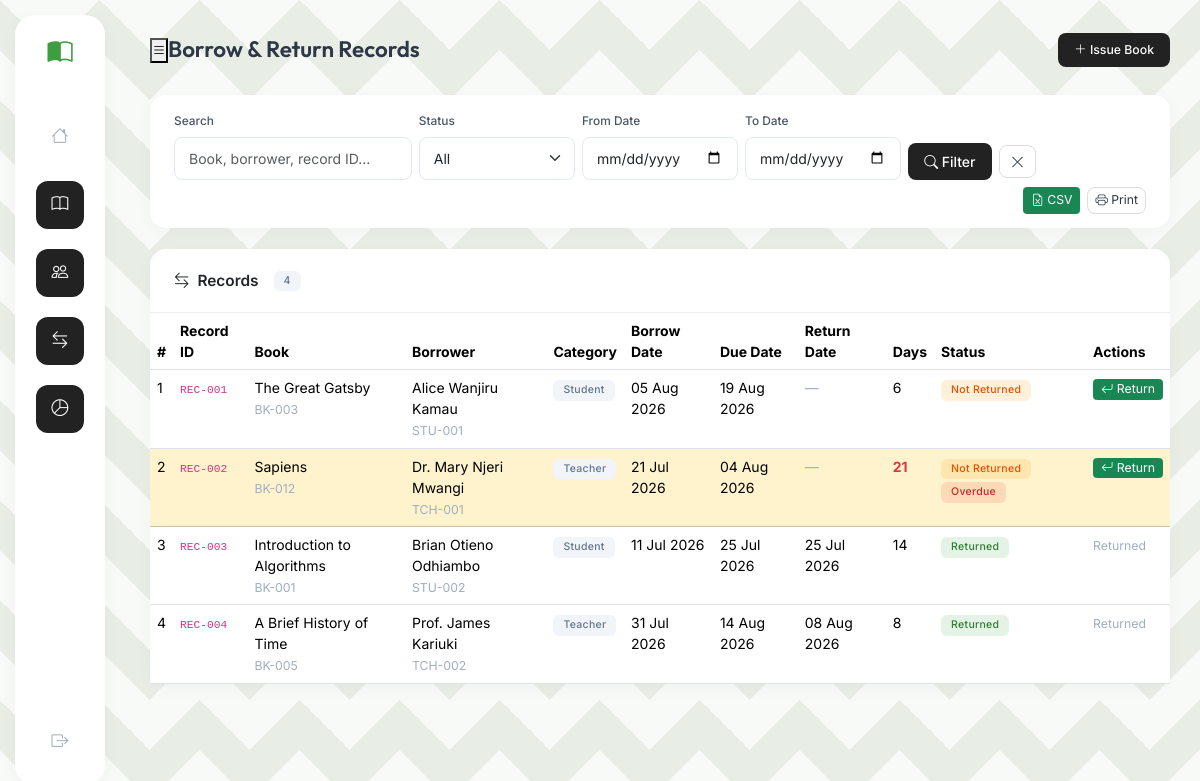
Page /modules/borrow/index.php (signed in) on the committed database.
### tables this page shows
CREATE TABLE IF NOT EXISTS borrow_records (
    id          INT UNSIGNED AUTO_INCREMENT PRIMARY KEY,
    record_id   VARCHAR(50) NOT NULL UNIQUE,
    book_id     INT UNSIGNED NOT NULL,
    borrower_id INT UNSIGNED NOT NULL,
    borrow_date DATE NOT NULL,
    due_date    DATE NOT NULL,
    return_date DATE DEFAULT NULL,
    status      ENUM('Returned','Not Returned') DEFAULT 'Not Returned',
    notes       TEXT DEFAULT NULL,
    created_at  TIMESTAMP DEFAULT CURRENT_TIMESTAMP,
    FOREIGN KEY (book_id)     REFERENCES books(id)     ON UPDATE CASCADE ON DELETE RESTRICT,
    FOREIGN KEY (borrower_id) REFERENCES borrowers(id) ON UPDATE CASCADE ON DELETE RESTRICT,
    INDEX idx_status(status), INDEX idx_borrow_date(borrow_date)
);

CREATE TABLE IF NOT EXISTS books (
    id               INT UNSIGNED AUTO_INCREMENT PRIMARY KEY,
    book_id          VARCHAR(50)  NOT NULL UNIQUE,
    title            VARCHAR(255) NOT NULL,
    author           VARCHAR(150) NOT NULL,
    category         VARCHAR(100) NOT NULL,
    shelf_location   VARCHAR(60)  DEFAULT NULL,
    status           ENUM('Available','Borrowed','Missing') DEFAULT 'Available',
    condition_status ENUM('Good','Damaged') DEFAULT 'Good',
    total_copies     INT DEFAULT 1,
    available_copies INT DEFAULT 1,
    created_at       TIMESTAMP DEFAULT CURRENT_TIMESTAMP,
    INDEX idx_status(status), INDEX idx_category(category),
    FULLTEXT idx_search(title, author)
);

CREATE TABLE IF NOT EXISTS borrowers (
    id          INT UNSIGNED AUTO_INCREMENT PRIMARY KEY,
    borrower_id VARCHAR(50)  NOT NULL UNIQUE,
    full_name   VARCHAR(150) NOT NULL,
    category    ENUM('Student','Teacher','Staff') NOT NULL,
    department  VARCHAR(100) DEFAULT NULL,
    phone       VARCHAR(30)  DEFAULT NULL,
    email       VARCHAR(150) DEFAULT NULL,
    status      ENUM('Active','Inactive') DEFAULT 'Active',
    created_at  TIMESTAMP DEFAULT CURRENT_TIMESTAMP,
    INDEX idx_category(category), INDEX idx_status(status)
);

### modules/borrow/index.php (the view, shortened to what this page needs)
<?php
$pdo = getDB();
$search     = trim($_GET['q']      ?? '');
$status     = trim($_GET['status'] ?? '');
$dateFrom   = trim($_GET['from']   ?? '');
$dateTo     = trim($_GET['to']     ?? '');
$perPage    = 20; $page = max(1,(int)($_GET['page']??1));
$where = []; $params = [];
$whereSQL = $where ? 'WHERE '.implode(' AND ',$where) : '';
$countSQL = "SELECT COUNT(*) FROM borrow_records br
    JOIN books b ON br.book_id=b.id
    JOIN borrowers bo ON br.borrower_id=bo.id $whereSQL";
$total = $pdo->prepare($countSQL);
$total->execute($params);
$p = paginate((int)$total->fetchColumn(), $perPage, $page);
$dataSQL = "SELECT br.*, b.title, b.book_id book_code, bo.full_name borrower_name,
    bo.borrower_id borrower_code, bo.category borrower_cat,
    DATEDIFF(COALESCE(br.return_date, CURDATE()), br.borrow_date) days_borrowed
    FROM borrow_records br
    JOIN books b  ON br.book_id=b.id
    JOIN borrowers bo ON br.borrower_id=bo.id
    $whereSQL ORDER BY br.created_at DESC LIMIT {$p['per_page']} OFFSET {$p['offset']}";
$stmt = $pdo->prepare($dataSQL);
$stmt->execute($params);
$records = $stmt->fetchAll();
require_once '../../includes/header.php';
require_once '../../includes/sidebar.php';
?>
<div id="main">
  <div class="topbar">
    <button class="sidebar-toggle"><i class="bi bi-list"></i></button>
    <span class="topbar-title">Borrow & Return Records</span>
    <div class="ms-auto d-flex gap-2 no-print">
      <a href="issue.php" class="btn btn-primary btn-sm"><i class="bi bi-plus-lg me-1"></i>Issue Book</a>
    </div>
  </div>
  <div class="page-content">
    <div class="card mb-4 no-print">
      <div class="card-body py-3">
        <form method="GET" class="row g-2 align-items-end">
          <div class="col-sm-3">
            <label class="form-label">Search</label>
            <input type="text" name="q" class="form-control" placeholder="Book, borrower, record ID…" value="<?= sanitize($search) ?>">
          </div>
          <div class="col-sm-2">
            <label class="form-label">Status</label>
            <select name="status" class="form-select">
              <option value="">All</option>
            </select>
          </div>
          <div class="col-sm-2">
            <label class="form-label">From Date</label>
            <input type="date" name="from" class="form-control" value="<?= $dateFrom ?>">
          </div>
          <div class="col-sm-2">
            <label class="form-label">To Date</label>
            <input type="date" name="to" class="form-control" value="<?= $dateTo ?>">
          </div>
          <div class="col-auto">
            <button class="btn btn-primary"><i class="bi bi-search me-1"></i>Filter</button>
            <a href="?" class="btn btn-outline-secondary ms-1"><i class="bi bi-x-lg"></i></a>
          </div>
          <div class="col-auto ms-auto d-flex gap-2">
            <a href="<?= BASE_URL ?>/modules/reports/export.php?type=borrow_records&<?= http_build_query(['q'=>$search,'status'=>$status,'from'=>$dateFrom,'to'=>$dateTo]) ?>"
               class="btn btn-success btn-sm"><i class="bi bi-file-earmark-excel me-1"></i>CSV</a>
            <button type="button" class="btn btn-outline-secondary btn-sm btn-print"><i class="bi bi-printer me-1"></i>Print</button>
          </div>
        </form>
      </div>
    </div>
    <div class="card">
      <div class="card-header">
        <i class="bi bi-arrow-left-right"></i> Records
        <span class="badge bg-secondary ms-2"><?= number_format($p['total']) ?></span>
      </div>
      <div class="card-body p-0">
        <div class="table-responsive">
          <table class="table table-hover mb-0">
            <thead>
              <tr>
                <th>#</th><th>Record ID</th><th>Book</th><th>Borrower</th>
                <th>Category</th><th>Borrow Date</th><th>Due Date</th>
                <th>Return Date</th><th>Days</th><th>Status</th>
                <th class="no-print">Actions</th>
              </tr>
            </thead>
            <tbody>
            <?php if ($records): ?>
            <?php foreach ($records as $i => $r): ?>
            <?php $overdue = isOverdue($r['borrow_date'],$r['return_date'],$r['status']); ?>
            <tr <?= $overdue ? 'class="table-warning"' : '' ?>>
              <td><?= $p['offset']+$i+1 ?></td>
              <td><code style="font-size:.8rem"><?= sanitize($r['record_id']) ?></code></td>
              <td>
                <div><?= sanitize($r['title']) ?></div>
                <small class="text-muted"><?= sanitize($r['book_code']) ?></small>
              </td>
              <td>
                <div><?= sanitize($r['borrower_name']) ?></div>
                <small class="text-muted"><?= sanitize($r['borrower_code']) ?></small>
              </td>
              <td><?= badge($r['borrower_cat']) ?></td>
              <td><?= date('d M Y',strtotime($r['borrow_date'])) ?></td>
              <td><?= date('d M Y',strtotime($r['due_date'])) ?></td>
              <td><?= $r['return_date'] ? date('d M Y',strtotime($r['return_date'])) : '<span class="text-muted">—</span>' ?></td>
              <td>
                <span class="<?= $overdue ? 'text-danger fw-bold' : '' ?>"><?= $r['days_borrowed'] ?></span>
              </td>
              <td>
                <?= badge($r['status']) ?>
                <?php if ($overdue): ?><span class="badge bg-danger">Overdue</span><?php endif; ?>
              </td>
              <td class="no-print" style="white-space:nowrap">
                <?php if ($r['status'] === 'Not Returned'): ?>
                <a href="return.php?id=<?= $r['id'] ?>" class="btn btn-sm btn-success py-0 px-2">
                  <i class="bi bi-arrow-return-left"></i> Return
                </a>
                <?php else: ?>
                <span class="text-muted small">Returned</span>
                <?php endif; ?>
              </td>
            </tr>
            <?php endforeach; ?>
            <?php else: ?>
            <tr><td colspan="11" class="text-center text-muted py-4">No records found.</td></tr>
            <?php endif; ?>
            </tbody>
          </table>
        </div>
      </div>
    </div>
  </div>
</div>
<?php require_once '../../includes/footer.php'; ?>

### includes/helpers.php (shortened to what this page needs)
<?php
function sanitize(string $v): string {
    return htmlspecialchars(strip_tags(trim($v)), ENT_QUOTES, 'UTF-8');
}
function badge(string $s): string {
    $m = [
        'Available'     => 'success',
        'Borrowed'      => 'warning text-dark',
        'Missing'       => 'danger',
        'All Issued'    => 'danger',
        'Not Available' => 'secondary',
        'Returned'     => 'success',
        'Not Returned' => 'warning text-dark',
        'Active'       => 'success',
        'Inactive'     => 'secondary',
        'Perfect'      => 'success',
        'Good'         => 'info text-dark',
        'Mildly Torn'  => 'warning text-dark',
        'Torn'         => 'orange text-dark',
        'Damaged'      => 'danger',
    ];
    $c = $m[$s] ?? 'secondary';
    return "<span class='badge bg-{$c}'>{$s}</span>";
}
function isOverdue(string $borrowDate, ?string $returnDate, string $status): bool {
    if ($status === 'Returned') return false;
    return (new DateTime())->diff(new DateTime($borrowDate))->days > BORROW_DAYS;
}
function paginate(int $total, int $perPage, int $page): array {
    $pages  = max(1, (int)ceil($total / $perPage));
    $page   = max(1, min($page, $pages));
    return ['total'=>$total,'per_page'=>$perPage,'current'=>$page,
            'total_pages'=>$pages,'offset'=>($page-1)*$perPage];
}

### assets/css/style.css (style rules this page uses)
:root { --brand: #3e9d40; --brand-light: #52b554; --accent: #222222; --surface: #e8eee5; --card-bg: #ffffff; --border: #f0f0f0; --text: #2d3748; --text-muted: #a0aec0; --sidebar-w: 90px; --topbar-h: 70px; --radius: 16px; --shadow: 0 4px 20px rgba(0,0,0,0.03); --shadow-lg: 0 10px 40px rgba(0,0,0,0.06); font-size: 14px; }
*, *::before, *::after { box-sizing: border-box; margin: 0; padding: 0; }
body { font-family: 'Inter', sans-serif; color: var(--text); min-height: 100vh; display: flex; background-color: var(--surface); background-image: linear-gradient(135deg, rgba(255,255,255,0.7) 25%, transparent 25%), linear-gradient(225deg, rgba(255,255,255,0.7) 25%, transparent 25%), linear-gradient(45deg, rgba(255,255,255,0.7) 25%, transparent 25%), linear-gradient(315deg, rgba(255,255,255,0.7) 25%, transparent 25%); background-size: 100px 100px; background-position: 50px 0, 50px 0, 0 0, 0 0; background-attachment: fixed; }
#main { margin-left: calc(var(--sidebar-w) + 30px); width: calc(100% - var(--sidebar-w) - 30px); display: flex; flex-direction: column; }
.topbar { height: var(--topbar-h); padding: 0 30px; display: flex; align-items: center; margin-top: 15px; }
.topbar-title { font-family: 'Outfit', sans-serif; font-size: 1.6rem; font-weight: 600; color: var(--text); }
.page-content { padding: 10px 30px 40px; flex-grow: 1; }
.text-muted { color: var(--text-muted) !important; }
.card { border: none; border-radius: var(--radius); box-shadow: var(--shadow); background: var(--card-bg); margin-bottom: 24px; }
.card-header { background: none; border-bottom: 1px solid var(--border); font-weight: 600; font-size: 1.1rem; padding: 20px 24px; display: flex; align-items: center; gap: 8px; }
.card-body { padding: 24px; }
.btn-primary { background: var(--accent); border: none; border-radius: 8px; padding: 8px 16px; font-weight: 500; }
.btn-outline-secondary { border-color: #ddd; border-radius: 8px; color: var(--text); }
.form-control, .form-select { border-radius: 8px; border-color: #e2e8f0; padding: 10px 14px; }
.form-label { font-weight: 500; font-size: .85rem; color: #4a5568; }
.badge { font-weight: 500; padding: 5px 10px; border-radius: 6px; letter-spacing: .3px; font-size: .75rem; }
.bg-success { background: rgba(76, 175, 80, 0.15) !important; color: #2e7d32 !important; }
.bg-warning { background: rgba(255, 152, 0, 0.15) !important; color: #e65100 !important; }
.bg-danger { background: rgba(244, 67, 54, 0.15) !important; color: #c62828 !important; }
.bg-secondary { background: #f1f5f9 !important; color: #64748b !important; }

### rows in the picture
borrow_records: offset "1", record "REC-001", book.title "The Great Gatsby", book.book_id "BK-003", borrower.full_name "Alice Wanjiru Kamau", borrower.borrower_id "STU-001", borrower.category "Student Not Returned", borrow_date "05 Aug 2026", due_date "19 Aug 2026", days_borrowed "6"
borrow_records: offset "2", record "REC-002", book.title "Sapiens", book.book_id "BK-012", borrower.full_name "Dr. Mary Njeri Mwangi", borrower.borrower_id "TCH-001", borrower.category "Teacher Not Returned", borrow_date "21 Jul 2026", due_date "04 Aug 2026", days_borrowed "21", status "Overdue"
borrow_records: offset "3", record "REC-003", book.title "Introduction to Algorithms", book.book_id "BK-001", borrower.full_name "Brian Otieno Odhiambo", borrower.borrower_id "STU-002", borrower.category "Student Returned", borrow_date "11 Jul 2026", due_date "25 Jul 2026", return_date "25 Jul 2026", days_borrowed "14", status "Returned"
borrow_records: offset "4", record "REC-004", book.title "A Brief History of Time", book.book_id "BK-005", borrower.full_name "Prof. James Kariuki", borrower.borrower_id "TCH-002", borrower.category "Teacher Returned", borrow_date "31 Jul 2026", due_date "14 Aug 2026", return_date "08 Aug 2026", days_borrowed "8", status "Returned"

### other values in the picture
$p['total'] "4"
